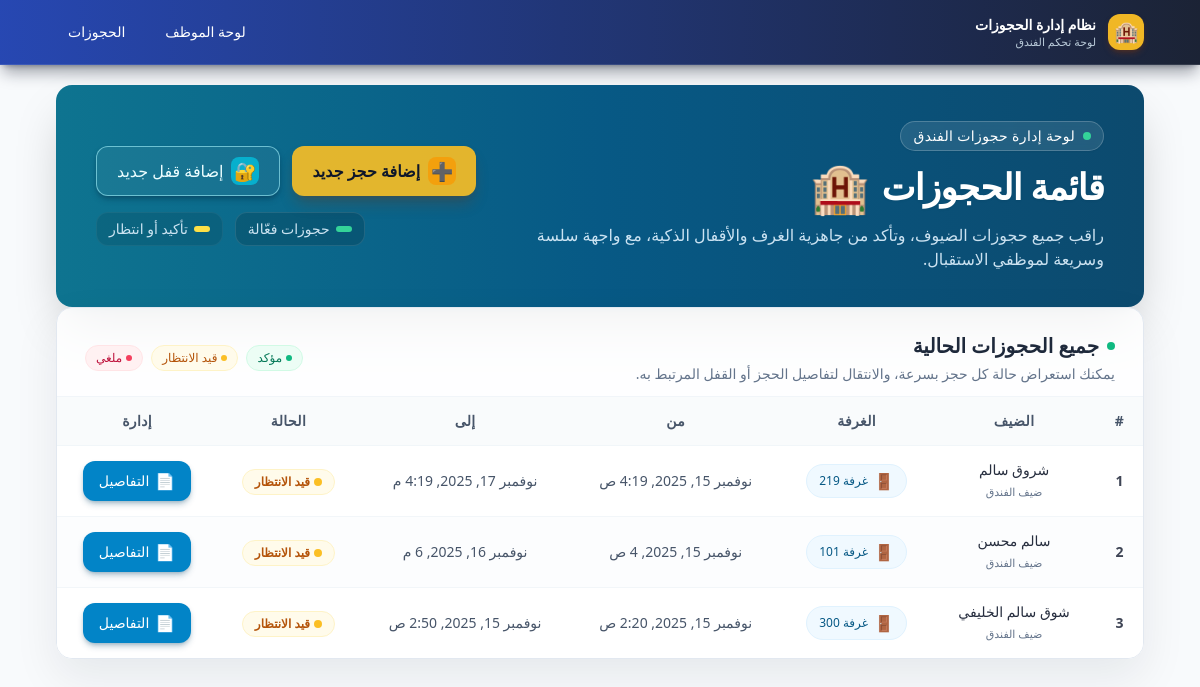
/bookings/, run on an earlier commit of the app's database.
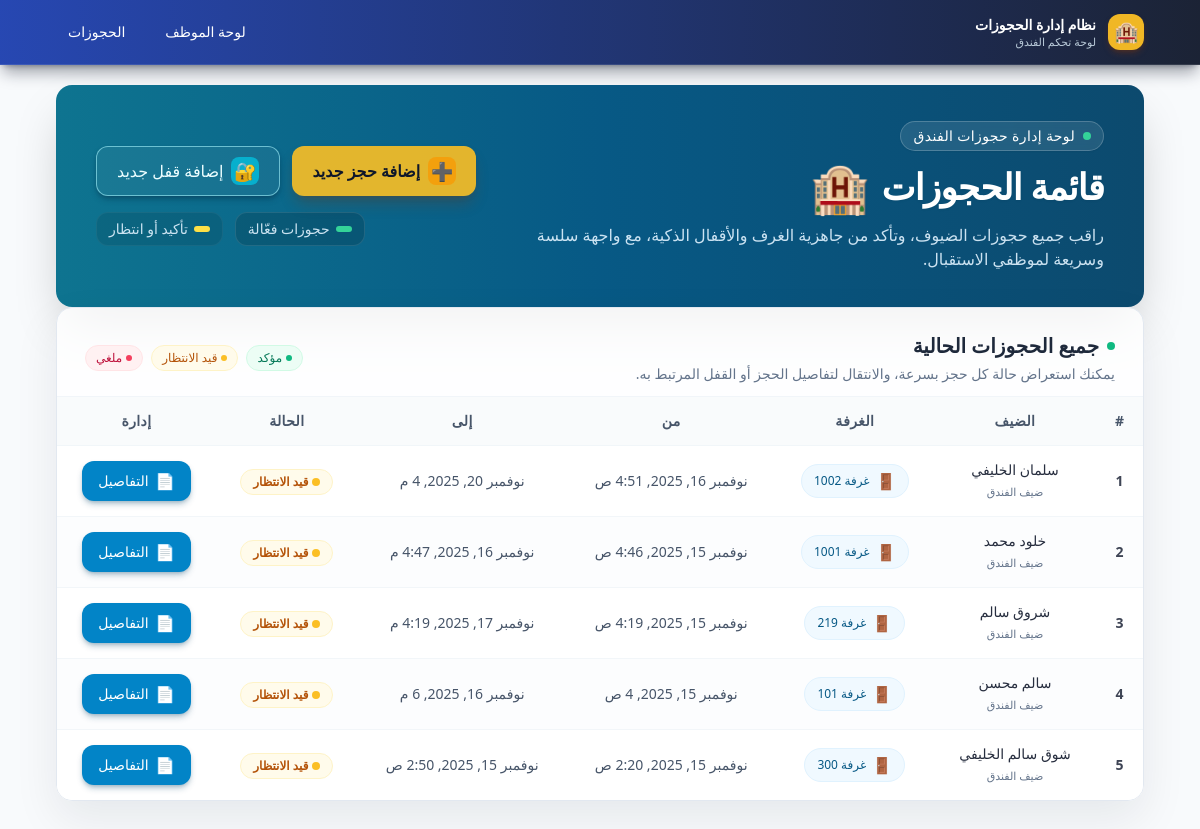
And on a later commit of the database.
### bookings/models.py (models this page shows, shortened)
class Booking(models.Model):
    PENDING = "pending"
    CONFIRMED = "confirmed"
    CANCELLED = "cancelled"
    EXPIRED = "expired"
    STATUS_CHOICES = [
        (PENDING, "Pending"),
        (CONFIRMED, "Confirmed"),
        (CANCELLED, "Cancelled"),
        (EXPIRED, "Expired"),
    ]
    user = models.ForeignKey(User, on_delete=models.CASCADE, null=True, blank=True)
    guest_name = models.CharField(max_length=100)
    guest_email = models.EmailField(blank=True, null=True)
    room_id = models.CharField(max_length=50)
    start_at = models.DateTimeField()
    end_at = models.DateTimeField()
    status = models.CharField(max_length=20, choices=STATUS_CHOICES, default=PENDING)
    created_at = models.DateTimeField(auto_now_add=True)
    wallet_object_id = models.CharField(max_length=200, blank=True, null=True)
    wallet_save_url = models.URLField(blank=True, null=True)
    smartlock_code = models.CharField(max_length=100, blank=True, null=True)
    smartlock_key_id = models.CharField(max_length=100, blank=True, null=True)

### dashboard/views.py (the view)
# urls.py: path("bookings/", views.booking_list, name="booking_list"),
def booking_list(request):
    bookings = Booking.objects.order_by("-created_at")
    return render(request, "dashboard/booking_list.html", {"bookings": bookings})

### templates/dashboard/booking_list.html (shortened to what the changed rows need)
{% extends "dashboard/base.html" %}
{% block content %}
    <div
        class="relative overflow-hidden rounded-2xl bg-gradient-to-l from-sky-900 via-sky-800 to-cyan-700 text-white shadow-2xl px-6 py-7 sm:px-10 sm:py-9 flex flex-col md:flex-row md:items-center md:justify-between gap-6">
        <div class="space-y-3">
            <h2 class="text-3xl sm:text-4xl font-extrabold tracking-tight flex items-center gap-3">
                <span class="drop-shadow-sm">قائمة الحجوزات</span>
                <span class="text-4xl sm:text-5xl drop-shadow-sm">🏨</span>
            </h2>
        </div>
    </div>
    <div
        class="bg-white/80 backdrop-blur-sm border border-slate-200 rounded-2xl shadow-[0_18px_45px_rgba(15,23,42,0.08)] overflow-hidden animate-rise-soft">
        <div class="overflow-x-auto border-t border-slate-100">
            <table class="min-w-full text-center align-middle text-sm sm:text-base">
                <thead class="bg-slate-50/80 text-slate-600 text-xs sm:text-sm uppercase tracking-wide">
                    <tr>
                        <th class="py-3.5 px-3 sm:px-4 font-semibold">#</th>
                        <th class="py-3.5 px-3 sm:px-4 font-semibold">الضيف</th>
                        <th class="py-3.5 px-3 sm:px-4 font-semibold">الغرفة</th>
                        <th class="py-3.5 px-3 sm:px-4 font-semibold">من</th>
                        <th class="py-3.5 px-3 sm:px-4 font-semibold">إلى</th>
                        <th class="py-3.5 px-3 sm:px-4 font-semibold">الحالة</th>
                        <th class="py-3.5 px-3 sm:px-4 font-semibold">إدارة</th>
                    </tr>
                </thead>
                <tbody class="text-slate-700">
                    {% for booking in bookings %}
                    <tr
                        class="border-t border-slate-100/90 odd:bg-white even:bg-slate-50/40 hover:bg-sky-50/80 transition-colors duration-150 group">
                        <td class="py-3.5 px-3 sm:px-4 font-semibold text-slate-900/80 text-xs sm:text-sm">
                            {{ forloop.counter }}
                        </td>
                        <td class="py-3.5 px-3 sm:px-4 text-sm">
                            <div class="flex flex-col items-center gap-0.5">
                                <span class="font-medium text-slate-900/90 group-hover:text-sky-900 transition-colors">
                                    {{ booking.guest_name }}
                                </span>
                                <span class="text-[11px] text-slate-500">ضيف الفندق</span>
                            </div>
                        </td>
                        <td class="py-3.5 px-3 sm:px-4 text-sm">
                            <span
                                class="inline-flex items-center gap-1.5 rounded-full bg-sky-50 text-sky-800 border border-sky-100 px-3 py-1 text-xs font-medium">
                                <span class="text-base">🚪</span>
                                <span>غرفة {{ booking.room_id }}</span>
                            </span>
                        </td>
                        <td class="py-3.5 px-3 sm:px-4 text-xs sm:text-sm text-slate-600">
                            {{ booking.start_at }}
                        </td>
                        <td class="py-3.5 px-3 sm:px-4 text-xs sm:text-sm text-slate-600">
                            {{ booking.end_at }}
                        </td>
                        <td class="py-3.5 px-3 sm:px-4">
                            {% if booking.status == 'pending' %}
                                <span
                                    class="inline-flex items-center gap-1 rounded-full bg-amber-50 text-amber-700 border border-amber-100 px-3 py-1 text-xs font-semibold animate-soft-pop">
                                    <span class="h-2 w-2 rounded-full bg-amber-400 animate-pulse"></span>
                                    قيد الانتظار
                                </span>
                            {% elif booking.status == 'confirmed' %}
                                <span
                                    class="inline-flex items-center gap-1 rounded-full bg-emerald-50 text-emerald-700 border border-emerald-100 px-3 py-1 text-xs font-semibold animate-soft-pop">
                                    <span class="text-base">✔</span>
                                    مؤكد
                                </span>
                            {% else %}
                                <span
                                    class="inline-flex items-center gap-1 rounded-full bg-rose-50 text-rose-700 border border-rose-100 px-3 py-1 text-xs font-semibold animate-soft-pop">
                                    <span class="text-base">✖</span>
                                    ملغي
                                </span>
                            {% endif %}
                        </td>
                        <td class="py-3.5 px-3 sm:px-4">
                            <a href="{% url 'booking_detail' booking.id %}"
                               class="inline-flex items-center gap-1.5 rounded-xl bg-sky-600 hover:bg-sky-700 text-white text-xs sm:text-sm font-medium px-3.5 sm:px-4 py-2 shadow-md shadow-sky-900/30 transform hover:-translate-y-0.5 hover:shadow-lg transition-all duration-200">
                                <span class="text-base">📄</span>
                                <span>التفاصيل</span>
                            </a>
                        </td>
                    </tr>
                    {% endfor %}
                </tbody>
            </table>
        </div>
    </div>
</div>
{% endblock %}

What changed in the data, as far as the page shows it:
added Booking: guest_name "سلمان الخليفي", room_id "1002", start_at "نوفمبر 16, 2025, 4:51 ص", end_at "نوفمبر 20, 2025, 4 م", status "pending" (drawn)
added Booking: guest_name "خلود محمد", room_id "1001", start_at "نوفمبر 15, 2025, 4:46 ص", end_at "نوفمبر 16, 2025, 4:47 م", status "pending" (drawn)
